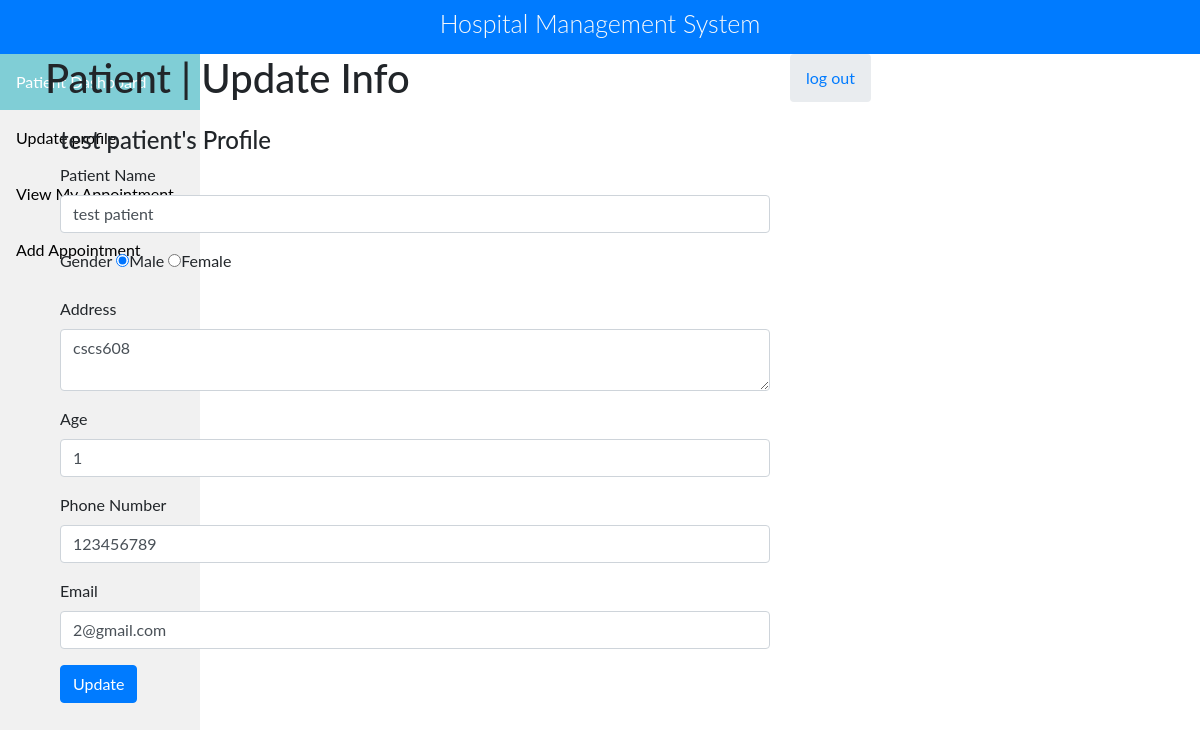
The app's page /HMS/patient/update-patient.php (signed in) with its own data.
### tables this page shows
CREATE TABLE `users` (
  `id` bigint(255) NOT NULL,
  `fullName` varchar(255) DEFAULT NULL,
  `age` tinyint(3) UNSIGNED DEFAULT NULL,
  `gender` varchar(10) DEFAULT NULL,
  `phone` bigint(11) DEFAULT NULL,
  `address` longtext DEFAULT NULL,
  `email` varchar(255) DEFAULT NULL,
  `password` varchar(255) DEFAULT NULL
);

### HMS/patient/update-patient.php (the view, shortened to what this page needs)
<?php
include('include/config.php');
include('include/pagination.php');
?>
<!DOCTYPE html>
<html lang="en">
<head>
	<link rel="stylesheet" href="https://stackpath.bootstrapcdn.com/bootstrap/4.5.2/css/bootstrap.min.css">
	<link rel="stylesheet" href="https://pro.fontawesome.com/releases/v5.11.2/css/all.css">
</head>
<body>
	<div id="app">
 <?php include("include/title.php"); ?>
		 <?php include("sideNav.php"); ?>
		<div class="app-content">
			<div class="main-content" >
				<div class="wrap-content container" id="container">
					<section id="page-title">
						<div class="row">
							<div class="col-sm-8">
								<h1 class="mainTitle">Patient | Update Info</h1>
							</div>
							<ol class="breadcrumb">
								<li>
									<a href="logout.php">log out</a>
								</li>
							</ol>
						</div>
					</section>
					<div class="container-fluid container-fullw bg-white">
						<div class="row">
							<div class="col-md-12">
									<div class="row margin-top-30">
										<div class="col-lg-8 col-md-12">
											<div class="panel panel-white">
												<div class="panel-body">
													<?php $sql=mysqli_query($con,"select * from users where id='".$_SESSION['id']."'");
													while($data=mysqli_fetch_array($sql))
													{
														?>
														<h4><?php echo htmlentities($data['fullName']);?>'s Profile</h4>
														<form role="form" name="adduser" method="post" onSubmit="return valid();">
																<div class="form-group">
																	<label for="PatientName">
																		Patient Name
																	</label>
																	<input type="text" name="patientname" class="form-control" value="<?php echo htmlentities($data['fullName']);?>" >
																</div>
																<div class="form-group">
																	<label for="gender">
																		 Gender
																	</label>
              <?php  if($data['gender']=="Female"){ ?>
              <input type="radio" name="patientgender" id="gender" value="Female" checked="true">Female
              <input type="radio" name="patientgender" id="gender" value="male">Male
              <?php } else { ?>
              <label>
              <input type="radio" name="patientgender" id="gender" value="Male" checked="true">Male
              <input type="radio" name="patientgender" id="gender" value="Female">Female
              </label>
             <?php } ?>
																</div>
																<div class="form-group">
																	<label for="address">
																		 Address
																	</label>
																	<textarea name="patientaddr" class="form-control"><?php echo htmlentities($data['address']);?></textarea>
																</div>
																<div class="form-group">
																	<label for="age">
																		Age
																	</label>
																	<input type="text" name="patientage" class="form-control" required="required"  value="<?php echo htmlentities($data['age']);?>" >
																</div>
																<div class="form-group">
																	<label for="fess">
																		Phone Number
																	</label>
																	<input type="text" name="patientphone" class="form-control" required="required"  value="<?php echo htmlentities($data['phone']);?>">
																</div>
																<div class="form-group">
																	<label for="fess">
																		 Email
																	</label>
																	<input type="email" name="patientemail" class="form-control"  required="required"  value="<?php echo htmlentities($data['email']);?>">
																</div>
															<?php } ?>
															<button type="submit" name="submit" class="btn btn-o btn-primary">
																Update
															</button>
														</form>
													</div>
												</div>
											</div>
										</div>
									</div>
				</div>
			</div>
		</div>
	</div>
</div>
</div>
</html>

### HMS/patient/sideNav.php (style rules this page uses)
body { margin: 0; font-family: "Lato", sans-serif; }

### records on screen
users: fullName "test patient", patientname "test patient", patientaddr "cscs608", patientage "1", patientphone "123456789", patientemail "2@gmail.com"
